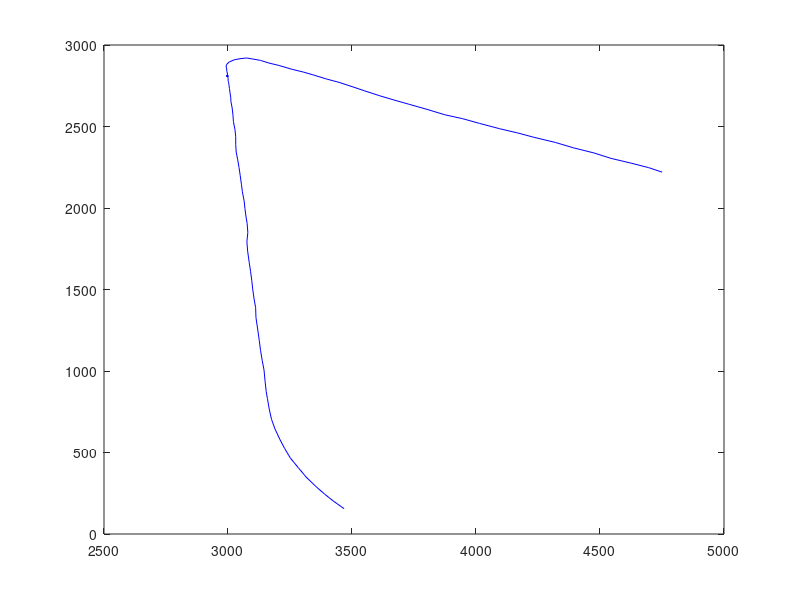

This chart was generated by the following MATLAB code:
% S->NE


% a: the x coordinate of the starting point;
% b: the x coordinate of the approximately stopping point;
% kexi: the velocity offset given to the car according to the velocity of
% the car from original given data, it can be varied, here it is set as 0.1;
% x: the x coordinates grabbed from original given data;
% y: the y coordinates grabbed from original given data;
% xx: the x coordinates of the generated points/car location;
% yy: the y coordinates of the generated points/car location;
% v_x: the velocity of car at the x-axis direction from orignial data;
% vv: the velocity of the car of the generated data
% D: the lane width for the car;
% k: index for the generated trajectory points;
% num1: the current car is at this point; a floating number;
% num2: the car will be at this point next frame; a floating number;
% theta:  an intermediate variable to calculate the angle in order to calculate the coordinate change because of lane change
% l: the lane car is using, 0 is middle lane, 1 is right lane, -1 is left lane;
% cl: which direction car is changing lane, 1 denotes change right, -1 denotes change left
% rn: rn is the probability that the car will change lane during one frame,
% here it is set as 0.1

% The variable that you may play with is a, b and kexi which can control
% the staring point, the stopping point and the velocity. One thing to note
% is that the x/y coordinate sometimes may be close for distant points at
% the trajectory. It is suggested that the x coordinate of the stopping
% point should be bigger than the x coordinate of the starting point for
% the S-> NE case, otherwise, the trajectory may just be south and not turn
% NE. For kexi, it is suggested that it should be less than 1. At least, it
% should be less than 1 at the intersection point. If you want to use other
% velocity pattern, you may use other formulas for kexi instead of
% kexi*randn.

function[xx,yy,k]=S_NE2()

x=[3549        3499        3453        3407        3365        3328        3294        3266        3238        3216      3197        3180        3169        3161        3155        3150        3148        3140        3133        3128        3123        3117        3114        3111        3104        3099        3095        3090        3084        3079         3076        3080        3077        3071        3067        3060        3057        3052        3048        3043        3038        3032        3031        3031        3028        3022        3020        3017        3012        3011        3008        3006        3004        3003        3000        3001        3000        2999        2998        2998        2998        2998        2998        3000        2997        2998        2998        3000        2997        2998        2997        3000        3000        2997        2999        3000        2999        2996        2998        2998        2998        2998        2997        2995        2996        2997        2998        2996        2999        2995        2998        2999        2996        3000        2997        2996        2994        2995        2997        3001        2999        2997        3000        2999        2997        3001        3000        2997        2998        2998        2995        2997        2996        2995        2991        2993        3001        3021        3044        3067        3093        3120        3155        3189        3231        3274        3320        3369        3419        3465        3515        3566        3623        3682        3745        3812        3877        3946        4019        4088        4164        4236        4314        4385        4460        4531        4606        4680        4748        4822       4894        4972];
y=[77         123         171         222         277         327         386         441         498         559         618         678         740         815         862         922         985        1047        1106        1164        1225        1282        1342        1396        1451        1510        1567        1622        1681        1737        1796        1849        1908        1960        2014        2066        2117        2165        2214        2262        2306        2351        2394        2444        2482        2526        2570        2612        2649        2679        2708        2732        2752        2769        2781        2791        2799        2805        2810        2811        2812        2815        2812        2812        2812        2812        2814        2815        2812        2813        2813        2813        2813        2813        2811        2811        2814        2813        2811        2808        2811        2809        2814        2810        2813        2810        2809        2810        2811        2811        2810        2810        2810        2809        2809        2807        2808        2810        2808        2806        2807        2807        2805        2808        2807        2808        2806        2808        2807        2807        2810        2816        2830        2842        2861        2878        2893        2908        2915        2920        2915        2911        2894        2878        2864        2843        2826        2806        2784        2763        2737        2711        2683        2657        2630        2601        2573        2548        2517        2489        2462        2435        2405        2372        2345        2312        2282        2256        2221        2190        2161        2132];

a=x(2); %3100;
b=x(end-1);%1500;
kexi=0.1;
D=5;


try
    
    
    v_x=zeros(1,length(x)-1);
    
    for i=1:1:(length(x)-1)
        
        v_x(i)=x(i+1)-x(i)+0.0001*randn; % calculate the velocity of the original data
        
    end
    
    
    
    a=3468;
    b=4820;
    kexi=0.1;
    
    D=2; % the lane width
    k=1;
    num1=1;
    num2=1;
    xx=zeros(1,200);
    yy=zeros(1,200);
    vv=zeros(1,200);
    theta=zeros(1,200);
    l=zeros(1,200); % the lane car is using
    cl=zeros(1,200); % which direction car is changing lane
    
    for i=1:1:length(x)
        
        if (x(i)==a)
            num1=i;
            break;
        end
        if (x(i)<a)
            num1=i-1+(a-x(i-1))/(x(i)-x(i-1));
            break;
        end
        
    end
    
    xx(1)=a;
    yy(1)=y(floor(num1))+((a-x(floor(num1)))/(x(floor(num1)+1)-x(floor(num1))))*(y(floor(num1)+1)-y(floor(num1)));
    
    
    while (xx(k)<b)
        vv(k)=v_x(floor(num1))*(1+kexi*randn);  % vv is the velocity of the car
        num2=num1+(vv(k)/v_x(floor(num1)));
        
        xx(k+1)=x(floor(num2))+(num2-floor(num2))*(x(floor(num2)+1)-x(floor(num2)));
        yy(k+1)=y(floor(num2))+(num2-floor(num2))*(y(floor(num2)+1)-y(floor(num2)));
        
        % rn is a random number between (0,1), and l indicates which lane car is
        % using, cl denotes which direction car is changing lane.
        rn=rand;
        if ((l(k)==0)&&(rn<0.1))
            l(k+1)=1;
            cl(k+1)=1;
        end
        if ((l(k)==0)&&(rn>0.9))
            l(k+1)=-1;
            cl(k+1)=-1;
        end
        if ((l(k)==1)&&(rn<0.1))
            l(k+1)=0;
            cl(k+1)=-1;
        end
        if ((l(k)==-1)&&(rn>0.9))
            l(k+1)=0;
            cl(k+1)=1;
        end
        
        % change the coordinates with lane change
        
        theta(k+1)=atan((yy(k+1)-yy(k))./(xx(k+1)-xx(k)));
        
        %       theta(k+1)=atan((yy(k+1)-y(floor(num2)))./(xx(k+1)-x(floor(num2))));
        
        xx(k+1)=xx(k+1)+D*sin(theta(k+1))*cl(k+1);
        yy(k+1)=yy(k+1)-D*cos(theta(k+1))*cl(k+1);
        
        num1=num2;
        k=k+1;
        
    end
    
    if isempty(find(isnan(xx))) &&  isempty(find(isnan(yy)))
        %         for i=1:1:k-1
        %             plot(xx(i),yy(i),'b');
        %             drawnow;
        %             %             pause(0.1);
        %         end
        plot(xx(1:k-1),yy(1:k-1),'b'); drawnow;
    end
catch ME
end

end




